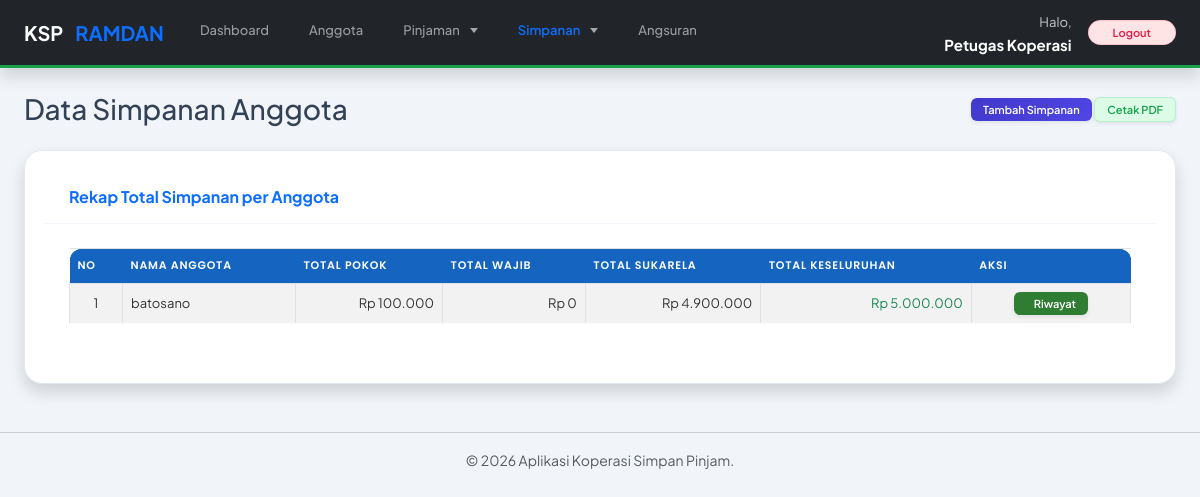
/data_simpanan.php (signed in), run on the app's committed database.
### tables this page shows
CREATE TABLE `tb_anggota_ramdan` (
  `id_anggota` int(11) NOT NULL,
  `nama` varchar(100) NOT NULL,
  `alamat` text DEFAULT NULL,
  `no_hp` varchar(20) DEFAULT NULL,
  `tanggal_daftar` date NOT NULL
);

### data_simpanan.php (the view, shortened to what this page needs)
<!DOCTYPE html>
<html>
<?php
include 'koneksi.php';
include 'header.php';
?>
<div class="container-fluid">
    <div class="d-sm-flex align-items-center justify-content-between mb-4">
        <h1 class="h3 mb-0 text-gray-800">Data Simpanan Anggota</h1>
        <div>
            <a href="tambah_simpanan.php" class="d-none d-sm-inline-block btn btn-sm btn-primary shadow-sm"><i class="fas fa-plus fa-sm text-white-50"></i> Tambah Simpanan</a>
            <a href="cetak_simpanan.php" target="_blank" class="d-none d-sm-inline-block btn btn-sm btn-success shadow-sm"><i class="fas fa-print fa-sm text-white-50"></i> Cetak PDF</a>
        </div>
    </div>
    <div class="card shadow mb-4">
        <div class="card-header py-3">
            <h6 class="m-0 font-weight-bold text-primary">Rekap Total Simpanan per Anggota</h6>
        </div>
        <div class="card-body">
            <div class="table-responsive">
                <table class="table table-bordered table-striped table-hover" id="dataTable" width="100%" cellspacing="0">
                    <thead class="bg-primary text-white text-center">
                        <tr>
                            <th width="5%">No</th>
                            <th>Nama Anggota</th>
                            <th>Total Pokok</th>
                            <th>Total Wajib</th>
                            <th>Total Sukarela</th>
                            <th>Total Keseluruhan</th>
                            <th width="15%">Aksi</th>
                        </tr>
                    </thead>
                    <tbody>
                        <?php
                        $no = 1;
                        $query = mysqli_query($koneksi, "
                            SELECT a.id_anggota, a.nama,
                            SUM(CASE WHEN s.jenis_simpanan = 'Pokok' THEN s.jumlah ELSE 0 END) AS total_pokok,
                            SUM(CASE WHEN s.jenis_simpanan = 'Wajib' THEN s.jumlah ELSE 0 END) AS total_wajib,
                            SUM(CASE WHEN s.jenis_simpanan = 'Sukarela' THEN s.jumlah ELSE 0 END) AS total_sukarela,
                            SUM(s.jumlah) AS total_simpanan
                            FROM tb_anggota_ramdan a
                            LEFT JOIN tb_simpanan_ramdan s ON a.id_anggota = s.id_anggota
                            GROUP BY a.id_anggota, a.nama
                            ORDER BY a.nama ASC
                        ");
                        while ($data = mysqli_fetch_assoc($query)) {
                        ?>
                        <tr>
                            <td class="text-center align-middle"><?php echo $no++; ?></td>
                            <td class="align-middle font-weight-bold"><?php echo htmlspecialchars($data['nama']); ?></td>
                            <td class="text-right align-middle">Rp <?php echo number_format($data['total_pokok'] ?? 0, 0, ',', '.'); ?></td>
                            <td class="text-right align-middle">Rp <?php echo number_format($data['total_wajib'] ?? 0, 0, ',', '.'); ?></td>
                            <td class="text-right align-middle">Rp <?php echo number_format($data['total_sukarela'] ?? 0, 0, ',', '.'); ?></td>
                            <td class="text-right align-middle font-weight-bold text-success">
                                Rp <?php echo number_format($data['total_simpanan'] ?? 0, 0, ',', '.'); ?>
                            </td>
                            <td class="text-center align-middle">
                                <a href="riwayat_simpanan.php?id=<?php echo $data['id_anggota']; ?>" class="btn btn-info btn-sm shadow-sm">
                                    <i class="fas fa-history"></i> Riwayat
                                </a>
                            </td>
                        </tr>
                        <?php } ?>
                    </tbody>
                </table>
            </div>
        </div>
    </div>
</div>
<?php include 'footer.php'; ?>

### header.php (style rules this page uses)
.navbar, .navbar-collapse, .container-fluid, .nav-item { overflow: visible !important; }

### data on the page
tb_anggota_ramdan: nama "batosano", total_pokok "100.000", total_wajib "0", total_sukarela "4.900.000", total_simpanan "5.000.000"

### other printed values
$_SESSION['nama'] "Petugas Koperasi"
